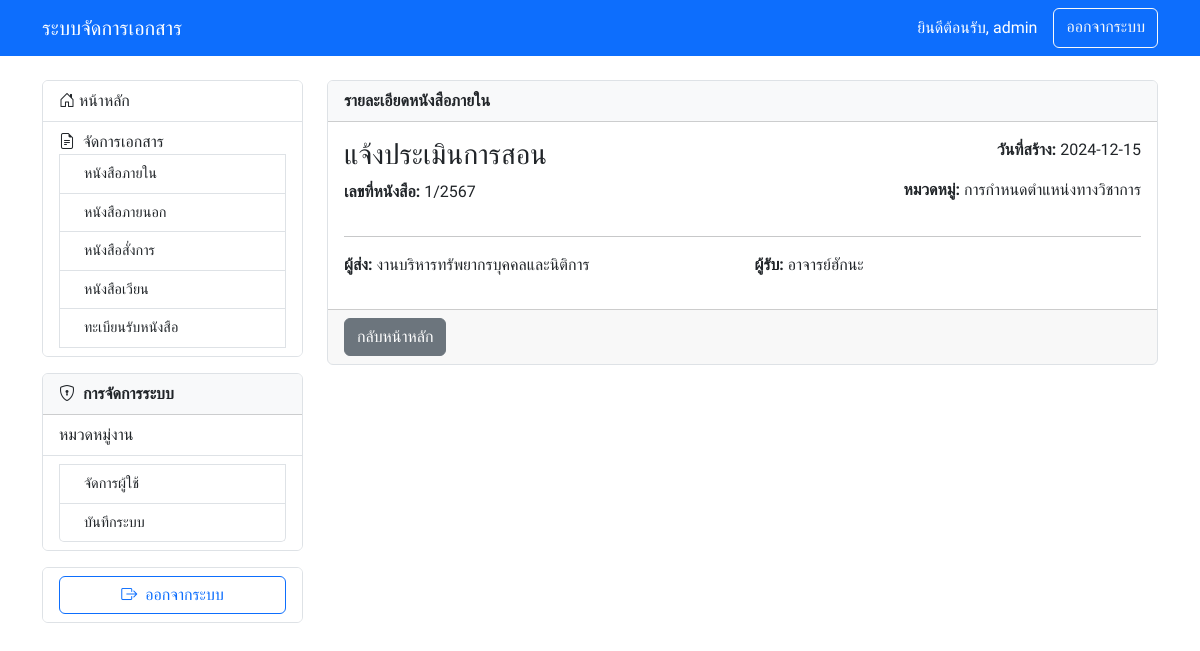
Screenshot of /internal_letter_detail.php?id=6 (signed in) with the database file from the repository.
### tables this page shows
CREATE TABLE `dms_internal_letters` (
  `internal_id` int(11) NOT NULL,
  `internal_number` int(11) NOT NULL,
  `internal_year` int(11) NOT NULL,
  `subject` varchar(255) NOT NULL,
  `category_id` int(11) DEFAULT NULL,
  `sender` varchar(100) NOT NULL,
  `receiver` varchar(100) NOT NULL,
  `date_created` date NOT NULL,
  `file_name` varchar(255) DEFAULT NULL,
  `note` text DEFAULT NULL,
  `created_by` int(11) DEFAULT NULL,
  `created_at` timestamp NOT NULL DEFAULT current_timestamp()
);

CREATE TABLE `dms_categories` (
  `category_id` int(11) NOT NULL,
  `category_name` varchar(100) NOT NULL,
  `description` text DEFAULT NULL
);

### internal_letter_detail.php (the view, shortened to what this page needs)
<?php
require_once 'config.php';
$letter_id = $_GET['id'];
$user_id = $_SESSION['user_id'];
try {
    $query = "SELECT il.*, c.category_name
              FROM dms_internal_letters il
              LEFT JOIN dms_categories c ON il.category_id = c.category_id
              WHERE il.internal_id = :letter_id AND il.created_by = :user_id";
    $stmt = $pdo->prepare($query);
    $stmt->execute([
        'letter_id' => $letter_id,
        'user_id' => $user_id
    ]);
    $letter = $stmt->fetch(PDO::FETCH_ASSOC);
} catch(PDOException $e) {
    die("เกิดข้อผิดพลาดในการดึงข้อมูล: " . $e->getMessage());
}
?>
<!DOCTYPE html>
<html>
<head>
    <?php require_once 'header.php'; ?>
</head>
<body>
    <?php require_once 'navbar.php'; ?>
    <div class="container mt-4">
        <div class="row">
            <div class="col-md-3">
                <?php require_once 'sidebar.php'; ?>
            </div>
            <div class="col-md-9">
                <div class="card">
                    <div class="card-header">
                        รายละเอียดหนังสือภายใน
                    </div>
                    <div class="card-body">
                        <div class="row">
                            <div class="col-md-6">
                                <h3><?php echo htmlspecialchars($letter['subject']); ?></h3>
                                <p><strong>เลขที่หนังสือ:</strong> <?php echo htmlspecialchars($letter['internal_number'] . '/' . $letter['internal_year']); ?></p>
                            </div>
                            <div class="col-md-6 text-end">
                                <p><strong>วันที่สร้าง:</strong> <?php echo htmlspecialchars($letter['date_created']); ?></p>
                                <p><strong>หมวดหมู่:</strong> <?php echo htmlspecialchars($letter['category_name'] ?? 'ไม่ระบุ'); ?></p>
                            </div>
                        </div>
                        <hr>
                        <div class="row">
                            <div class="col-md-6">
                                <p><strong>ผู้ส่ง:</strong> <?php echo htmlspecialchars($letter['sender']); ?></p>
                            </div>
                            <div class="col-md-6">
                                <p><strong>ผู้รับ:</strong> <?php echo htmlspecialchars($letter['receiver']); ?></p>
                            </div>
                        </div>
                    </div>
                    <div class="card-footer">
                        <a href="dashboard.php" class="btn btn-secondary">กลับหน้าหลัก</a>
                    </div>
                </div>
            </div>
        </div>
    </div>
</body>
</html>

### header.php (style rules this page uses)
body { font-family: 'Sarabun', sans-serif; }

### sidebar.php (style rules this page uses)
.card-header { background-color: #f8f9fa; font-weight: bold; }
.card { border: 1px solid #dee2e6; }

### rows the page displays
dms_internal_letters: subject "แจ้งประเมินการสอน", internal_number+internal_year "1/2567", date_created "2024-12-15", category.category_name "การกำหนดตำแหน่งทางวิชาการ", sender "งานบริหารทรัพยากรบุคคลและนิติการ", receiver "อาจารย์ฮักนะ"

### other values shown
$_SESSION['username'] "admin"
